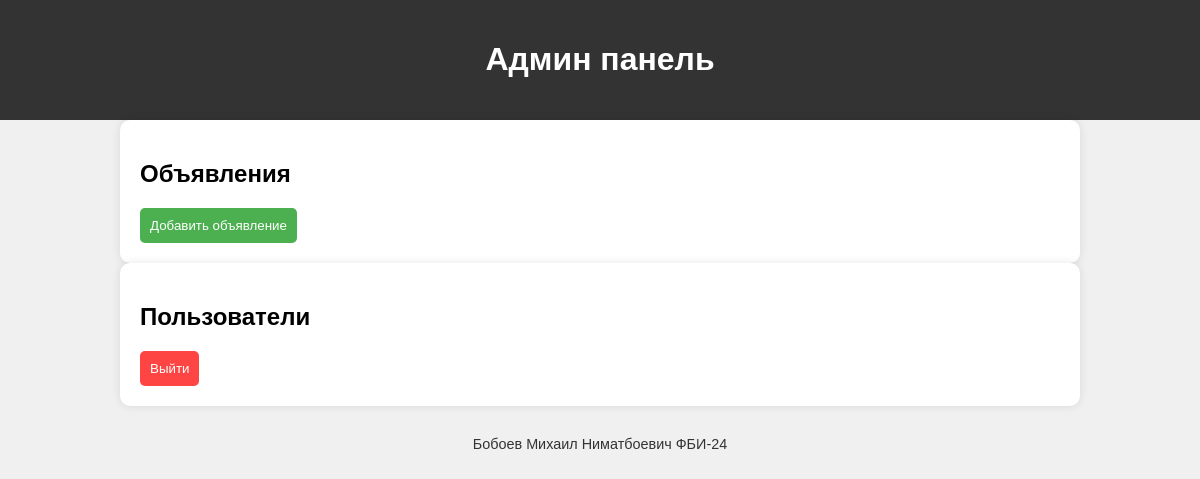
Before: /admin_panel with the older database file.
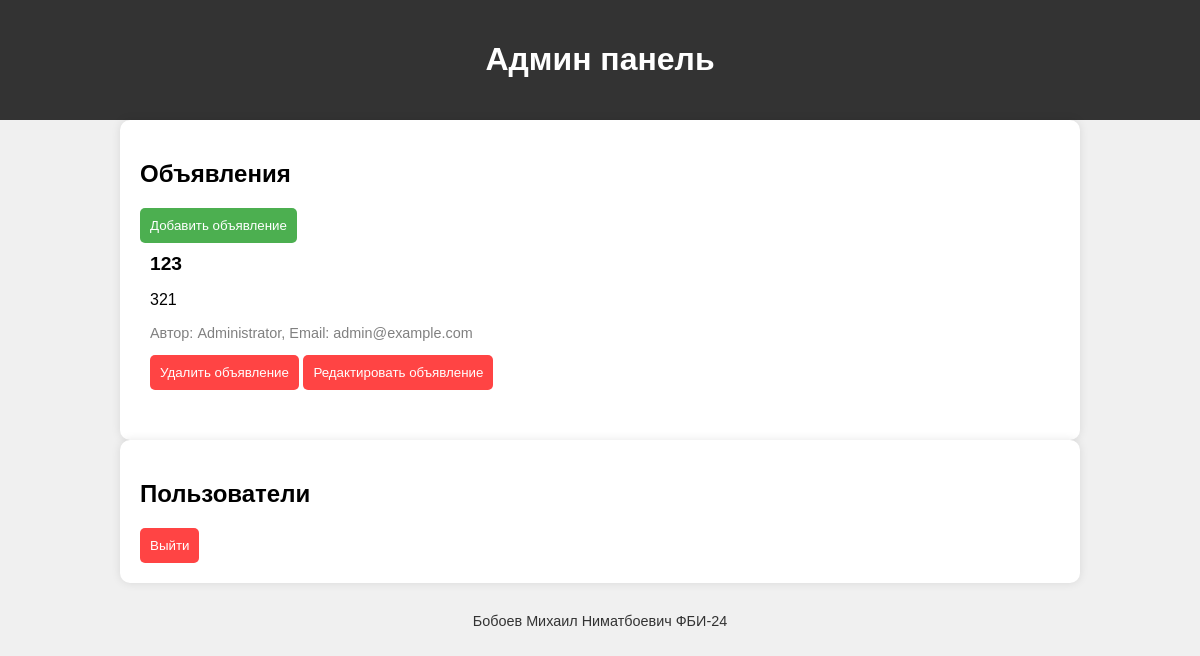
After: the same page with the newer database file.
### tables this page shows
CREATE TABLE posts (
    id INTEGER PRIMARY KEY AUTOINCREMENT,
    title TEXT NOT NULL CHECK(length(title) > 0),
    content TEXT NOT NULL CHECK(length(content) > 0),
    user_id INTEGER NOT NULL,
    FOREIGN KEY(user_id) REFERENCES users(id) ON DELETE CASCADE
);

CREATE TABLE users (
    id INTEGER PRIMARY KEY AUTOINCREMENT,
    username TEXT UNIQUE NOT NULL CHECK(length(username) > 0),
    password TEXT NOT NULL CHECK(length(password) > 0),
    name TEXT NOT NULL,
    email TEXT UNIQUE NOT NULL,
    avatar TEXT,
    about TEXT,
    is_admin INTEGER DEFAULT 0 CHECK(is_admin IN (0, 1))
);

### app.py (the view)
@app.route('/admin_panel')
def admin_panel():
    conn = get_db_connection()
    posts = conn.execute('SELECT posts.id, posts.title, posts.content, users.name, users.email FROM posts INNER JOIN users ON posts.user_id = users.id').fetchall()
    users = conn.execute('SELECT id, username, email FROM users WHERE is_admin = 0').fetchall()
    conn.close()
    return render_template('admin_panel.html', posts=posts, users=users)

### app.py (called while the page is built)
def get_db_connection():
    conn = sqlite3.connect(DATABASE)
    conn.row_factory = sqlite3.Row
    return conn

### templates/admin_panel.html (shortened to what this page needs)
<!DOCTYPE html>
<html lang="ru">
<head>
</head>
<body>
    <header>
        <h1>Админ панель</h1>
    </header>
    <div class="container">
        <div class="board">
            <h2>Объявления</h2>
            <button class="btn-green" onclick="location.href='{{ url_for('add_post') }}'">Добавить объявление</button>
            {% for post in posts %}
            <div class="announcement">
                <div class="title">{{ post.title }}</div>
                <p>{{ post.content }}</p>
                <p class="email">Автор: {{ post.name }}, Email: {{ post.email }}</p>
                <button onclick="deletePost({{ post.id }})">Удалить объявление</button>
                <button onclick="location.href='{{ url_for('edit_post', post_id=post.id) }}'">Редактировать объявление</button>
            </div>
            {% endfor %}
        </div>
        <div class="board">
            <h2>Пользователи</h2>
            <button onclick="location.href='{{ url_for('logout') }}'" class="btn-red">Выйти</button>
        </div>
    </div>
    <footer>
        <p>Бобоев Михаил Ниматбоевич ФБИ-24</p>
    </footer>
</body>
</html>

### templates/admin_panel.html (style rules this page uses)
body { font-family: Arial, sans-serif; background-color: #f0f0f0; margin: 0; padding: 0; }
.container { width: 80%; margin: auto; }
header { background-color: #333; color: white; padding: 20px 0; text-align: center; }
.board { background-color: white; padding: 20px; border-radius: 10px; box-shadow: 0 0 10px rgba(0, 0, 0, 0.1); }
.announcement, .user { margin-bottom: 20px; padding: 10px; border-bottom: 1px solid #ddd; }
.announcement:last-child, .user:last-child { border-bottom: none; }
.title { font-weight: bold; font-size: 1.2em; }
.user .email, .announcement .email { font-size: 0.9em; color: gray; }
button { padding: 10px; background-color: #ff4444; color: white; border: none; border-radius: 5px; cursor: pointer; }
.btn-green { background-color: #4CAF50; }
footer { text-align: center; margin-top: 30px; font-size: 0.9em; color: #333; }

Changed rows visible on the page:
added posts: title "123", content "321", name "Administrator", email "admin@example.com"
